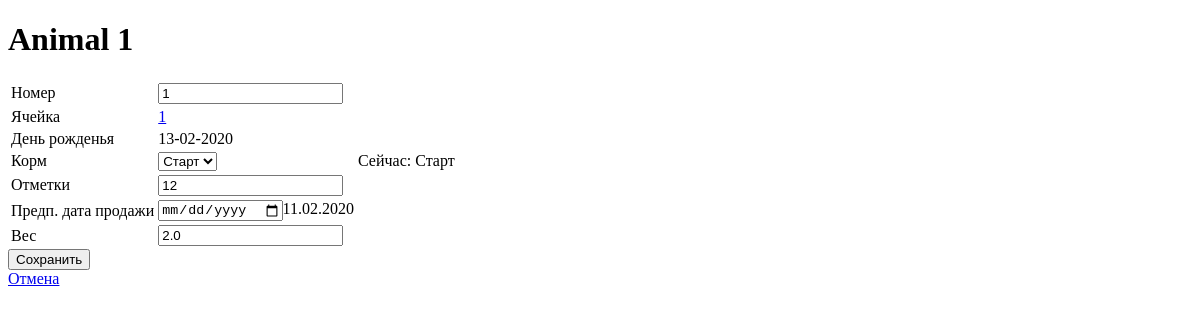
Page /info/otkorm/animal/1 on the earlier database version.
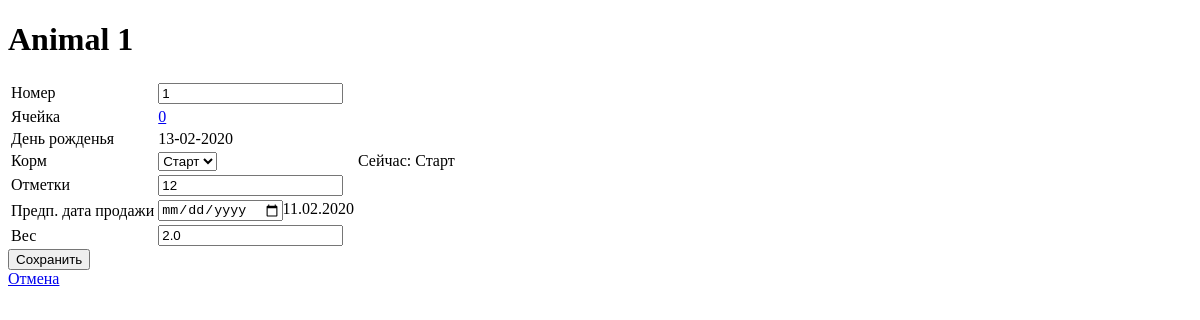
Same page on the later database version.
### info/models.py (models this page shows, shortened)
class Animal(models.Model):
    cell = models.ForeignKey(Cell, null=True, blank=True, on_delete=models.CASCADE)
    number = models.CharField(max_length=20, default="")
    number_of_group = models.CharField(max_length=20, default="")
    number_of_mother = models.CharField(max_length=20, default="")
    birthday = models.DateField(auto_now=True)
    weight_of_birth = models.FloatField(default=0)
    lovely_food = models.ForeignKey(TypeOfFood, null=True, blank=True ,on_delete=models.SET_NULL)
    special_marks = models.CharField(max_length=300, default="", null=True, blank=True)
    approximately_date_of_delivery = models.DateField(blank=True, null=True)
    date_of_delivery = models.DateField(blank=True, null=True)
    last_weight = models.FloatField(default=0)
    date_of_last_reweighting = models.DateField(auto_now=True)
    def get_lovely_food(self):
        return self.lovely_food.type

class Cell(models.Model):
    barn = models.ForeignKey(Barn, on_delete=models.CASCADE)
    number = models.CharField(max_length=20, default=0)
    trough = models.ForeignKey(Trough, null=True, blank=True, on_delete=models.SET_NULL)
    capacity = models.IntegerField(default=0)  # Вместимость
    type = models.ForeignKey(TypeOfCell, null=True, blank=True, on_delete=models.SET_NULL)
    date_of_last_reweighting = models.DateField(auto_now=True)
    last_reweighting = models.FloatField(default=0)
    date_of_last_wash = models.DateField(auto_now=True)

class TypeOfFood(models.Model):
    list_of_foods = ["Старт", "Финиш", "Гровер", "Лактация", "Предстарт", "Супоросный"]
    type = models.CharField(default=list_of_foods[0], max_length=20)
    @classmethod
    def get_current_list_of_foods(cls):
        return [type_.type for type_ in cls.objects.all()]

### info/views.py (the view)
# urls.py: path("otkorm/animal/<str:number_of_animal>", views.animal_info, name='animal_info'),
def animal_info(request, number_of_animal):
    animal = Animal.objects.get(number=number_of_animal)
    foods = TypeOfFood.get_current_list_of_foods()
    if animal is not None:
        return render(
            request,
            'animal_info.html',
            context={'animal': animal, 'foods': foods}
        )
    else:
        pass

### info/templates/animal_info.html (shortened to what this page needs)
{% extends 'base.html' %}
{% block body %}
<h1>Animal {{ animal.number }}</h1>
<form action="{% url 'info:animal_change' animal.number %}" method="post">
    <table>
        <tr><td>Номер</td><td><input name="number" type="text" value="{{animal.number}}"></td></tr>
        <tr><td>Ячейка</td><td><a href="{% url 'info:cell_info' animal.cell.number %}">{{ animal.cell.number }}</a></td></tr>
        <tr><td>День рожденья</td><td>{{ animal.birthday|date:'d-m-Y' }}</td></tr>
        <tr>
            <td>Корм</td>
            <td>
                <select name="food">
                    {% for type in foods %}
                    <option>{{type}}</option>
                    {% endfor %}
                </select>
            </td>
            <td>Сейчас: {{ animal.get_lovely_food }}</td>
        </tr>
        <tr><td>Отметки</td><td><input name="special_marks" type="text" value="{{ animal.special_marks }}"></td></tr>
        <tr><td>Предп. дата продажи</td><td><input name="date_of_delivery" type="date">{{ animal.approximately_date_of_delivery|date:'d.m.Y' }}</td></tr>
        <tr><td>Вес</td><td><input name="number" type="text" value="{{ animal.last_weight }}"></td></tr>
    </table>
    <input type="submit" value="Сохранить">
</form>
<a href="{% url 'info:animal_info' animal.number %}">Отмена</a>
{% endblock %}

Differences in the rows shown:
changed Animal "Старт": cell.number "1" → "0"
